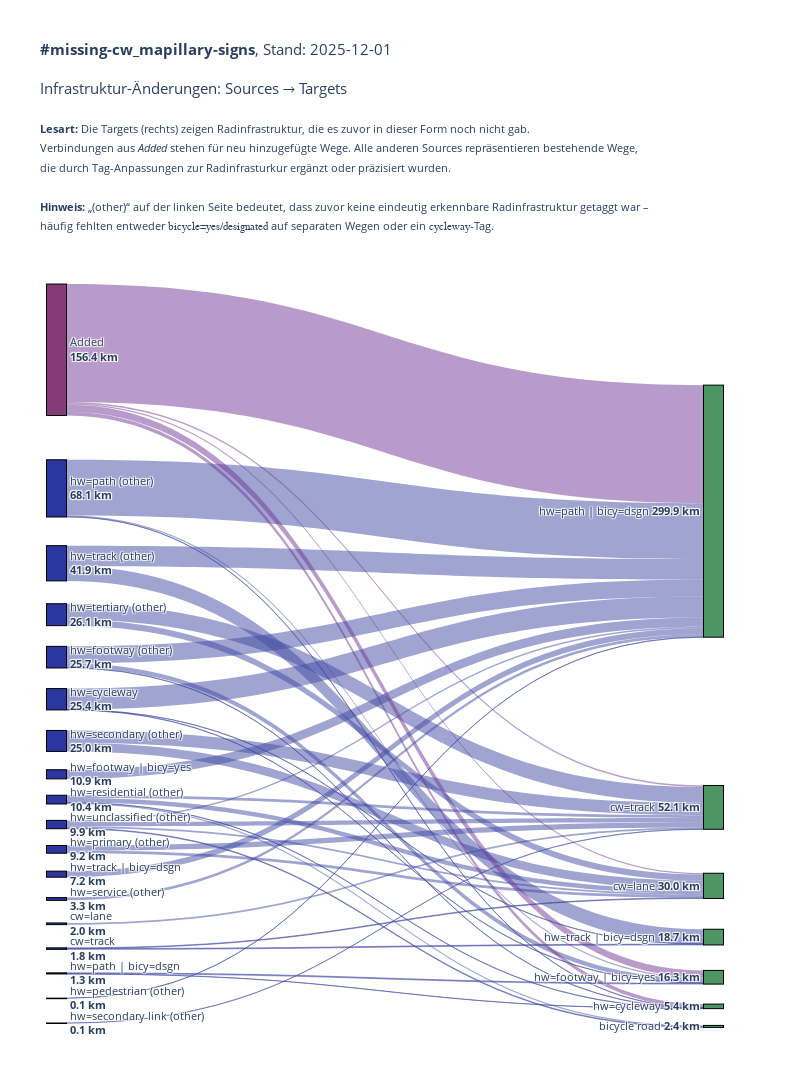

The notebook cell saved with this chart:
### Code cell
# Sankey-Diagramm mit plotly erstellen (mit differenzierten Quellen)
import plotly.graph_objects as go
import numpy as np

# Erstelle Sankey-Daten
sankey_df = get_infrastructure_analysis_sankey()

# Filtere nur positive Werte
sankey_df = sankey_df[sankey_df['value'] > 0].copy()

# Hole alle eindeutigen Sources und Targets
sources = sorted(sankey_df['source'].unique())
targets = sorted(sankey_df['target'].unique())

# Berechne Gesamtwerte für Farbcodierung und Sortierung
source_totals = sankey_df.groupby('source')['value'].sum().to_dict()
target_totals = sankey_df.groupby('target')['value'].sum().to_dict()

# Sortiere nach Gesamtwert für bessere Positionierung
sources = sorted(sources, key=lambda x: source_totals.get(x, 0), reverse=True)
targets = sorted(targets, key=lambda x: target_totals.get(x, 0), reverse=True)

# Erstelle Liste aller Knoten: Sources links, Targets rechts (auch wenn sie überlappen)
# Jeder Knoten erscheint zweimal wenn er sowohl Source als auch Target ist
all_nodes = sources + targets
# Erstelle Indizes: Sources bekommen Indizes 0..len(sources)-1, Targets bekommen len(sources)..len(sources)+len(targets)-1
source_indices_map = {source: idx for idx, source in enumerate(sources)}
target_indices_map = {target: len(sources) + idx for idx, target in enumerate(targets)}

# Erstelle source, target und value Listen für plotly
source_indices = []
target_indices = []
values = []
link_colors = []

# Farben definieren
color_added = 'rgba(114, 56, 150, 0.5)'
color_other = 'rgba(67, 75, 163, 0.5)'

for _, row in sankey_df.iterrows():
    source = row['source']
    target = row['target']
    value = row['value']
    
    # Verwende separate Indizes für Sources (links) und Targets (rechts)
    source_indices.append(source_indices_map[source])
    target_indices.append(target_indices_map[target])
    values.append(value)
    
    # Farbe basierend auf Source
    if source == 'Added':
        link_colors.append(color_added)
    else:
        link_colors.append(color_other)

# Erstelle Knoten-Farben und Labels
node_colors = []
node_labels = []
node_x = []  # X-Positionen: 0 für Sources, 1 für Targets
node_y = []  # Y-Positionen: proportional zu Werten

# Berechne Y-Positionen für Sources (proportional zu Werten)
source_total = sum(source_totals.values())
y_current = 0
source_y_positions = {}
for source in sources:
    total = source_totals.get(source, 0)
    if total > 0:
        height = total / source_total if source_total > 0 else 0
        source_y_positions[source] = y_current + height / 2
        y_current += height

# Berechne Y-Positionen für Targets (proportional zu Werten)
target_total = sum(target_totals.values())
y_current = 0
target_y_positions = {}
for target in targets:
    total = target_totals.get(target, 0)
    if total > 0:
        height = total / target_total if target_total > 0 else 0
        target_y_positions[target] = y_current + height / 2 
        y_current += height


# # Berechne Y-Positionen für Targets (proportional zu Werten) + variable Gaps
# target_total = sum(target_totals.values())

# # Parameter zum Tuning
# min_height = 0.012      # Mindest-"Höhe" pro Node (macht kleine Nodes lesbarer)
# gap_base   = 0.002      # Grundabstand zwischen Nodes
# gap_scale  = 0.020      # wie stark kleine Nodes extra Abstand bekommen

# # 1) Roh-Heights
# heights = np.array([target_totals.get(t, 0) / target_total for t in targets], dtype=float)

# # 2) Mindesthöhe erzwingen (optional, aber sehr hilfreich bei vielen kleinen Nodes)
# heights = np.maximum(heights, min_height)

# # 3) Variable Gaps: kleine Nodes bekommen mehr Abstand
# #    (wenn height klein => (h_max - h) groß => gap groß)
# h_max = heights.max() if len(heights) else 0
# gaps = gap_base + gap_scale * (h_max - heights)

# # 4) Normalisieren: Sum(heights) + Sum(gaps) muss in [0..1] passen
# total_span = heights.sum() + gaps.sum()
# heights = heights / total_span
# gaps    = gaps    / total_span

# # 5) Midpoints berechnen
# target_y_positions = {}
# y_current = 0.0
# for t, h, g in zip(targets, heights, gaps):
#     target_y_positions[t] = y_current + h / 2
#     y_current += h + g

###############################
import numpy as np

def compute_y_positions(items, totals, min_height=0.012, gap_base=0.002, gap_scale=0.020):
    total_sum = sum(totals.values())
    if total_sum == 0:
        return {item: 0.5 for item in items}

    # 1) Roh-Heights
    heights = np.array([totals.get(i, 0) / total_sum for i in items], dtype=float)

    # 2) Mindesthöhe erzwingen
    heights = np.maximum(heights, min_height)

    # 3) Variable Gaps (kleine Nodes → größerer Abstand)
    h_max = heights.max()
    gaps = gap_base + gap_scale * (h_max - heights)

    # 4) Normalisieren
    total_span = heights.sum() + gaps.sum()
    heights /= total_span
    gaps    /= total_span

    # 5) Midpoints berechnen
    y_positions = {}
    y_current = 0.0
    for item, h, g in zip(items, heights, gaps):
        y_positions[item] = y_current + h / 2
        y_current += h + g

    return y_positions

source_y_positions = compute_y_positions(
    sources,
    source_totals,
    min_height=0.024,   # Sources meist weniger → etwas größer
    gap_base=0.02,
    gap_scale=0.020
)

target_y_positions = compute_y_positions(
    targets,
    target_totals,
    min_height=0.012,
    gap_base=0.002,
    gap_scale=0.020
)



# Erstelle Knoten-Arrays: Zuerst alle Sources, dann alle Targets
# Sources (links)
for source in sources:
    node_x.append(0.05)  # Links für Sources, mit etwas Abstand zum Rand
    node_y.append(source_y_positions.get(source, 0))
    if source == 'Added':
        node_colors.append("#843b77")
    else:
        node_colors.append("#2c36a0")
    # Label mit Gesamtwert - kürzere Formatierung
    total = source_totals.get(source, 0)
    label = source.replace('_other', ' (other)').replace('bicycle=designated', '| bicy=dsgn').replace('bicycle=yes', '| bicy=yes').replace('_', ' ')
    if len(label) > 30:
        label = label[:27] + '...'
    node_labels.append(f'{label}<br><b>{total:.1f} km</b>')

# Targets (rechts)
for target in targets:
    node_x.append(0.95)  # Rechts für Targets, mit etwas Abstand zum Rand
    node_y.append(target_y_positions.get(target, 0))
    node_colors.append("#4d9663")
    total = target_totals.get(target, 0)
    label = target.replace('bicycle=designated', '| bicy=dsgn').replace('bicycle=yes', '| bicy=yes').replace('_', ' ')
    if len(label) > 30:
        label = label[:27] + '...'
    node_labels.append(f'{label} <b>{total:.1f} km</b>')

# Erstelle das Sankey-Diagramm
fig = go.Figure(data=[go.Sankey(
    arrangement='perpendicular',  # Bessere Anordnung der Links
    node=dict(
        pad=25,  # Mehr Abstand zwischen Knoten
        thickness=20,  # Dickere Knoten für bessere Lesbarkeit
        line=dict(color="black", width=1),
        label=node_labels,
        color=node_colors,
        x=node_x,
        y=node_y
    ),
    link=dict(
        source=source_indices,
        target=target_indices,
        value=values,
        color=link_colors,
        hovertemplate='<b>%{source.label}</b> → <b>%{target.label}</b><br>Wert: <b>%{value:.1f} km</b><extra></extra>'
    )
)])

print (node_y)

fig.update_layout(
    #title_text="<b>#missing-cw_mapillary-signs</b>, by 2025-12-01 <br><br> Infrastruktur-Änderungen: Sources → Targets <br>",
    title_text=(
    "<b>#missing-cw_mapillary-signs</b>, Stand: 2025-12-01<br><br>"
    "Infrastruktur-Änderungen: Sources → Targets<br><br>"
    "<span style='font-size:11px;'>"
    "<b>Lesart:</b> Die Targets (rechts) zeigen Radinfrastruktur, "
    "die es zuvor in dieser Form noch nicht gab. <br>"
    "Verbindungen aus <i>Added</i> stehen für neu hinzugefügte Wege. "
    "Alle anderen Sources repräsentieren bestehende Wege, <br>"
    "die durch Tag-Anpassungen zur Radinfrasturkur ergänzt oder präzisiert wurden.<br>"
    "<br>"
    "<b>Hinweis:</b> „(other)“ auf der linken Seite bedeutet, "
    "dass zuvor keine eindeutig erkennbare Radinfrastruktur "
    "getaggt war – <br>häufig fehlten entweder "
    "<span style='font-family:monospace;font-size:11px;'>bicycle=yes/designated</span>"
    " auf separaten Wegen oder ein "
    "<span style='font-family:monospace;font-size:11px;'>cycleway</span>"
    "-Tag.</span>"

) ,
    font_size=11,
    height=1200,
    width=800,  # Etwas breiter für bessere Darstellung
    margin=dict(l=20, r=50, t=260, b=50),  # Mehr Rand für Labels
        title=dict(
        y=0.95,
        yanchor="top"
    ),
)

fig.show()

### Figure 1 — Plotly figure (JSON) as saved in the notebook; plotly's stock layout.template omitted (floating-point values rounded to 4 significant figures)
{"data": [{"arrangement": "perpendicular", "link": {"color": ["rgba(114, 56, 150, 0.5)", "rgba(67, 75, 163, 0.5)", "rgba(67, 75, 163, 0.5)", "rgba(67, 75, 163, 0.5)", "rgba(67, 75, 163, 0.5)", "rgba(67, 75, 163, 0.5)", "rgba(67, 75, 163, 0.5)", "rgba(67, 75, 163, 0.5)", "rgba(67, 75, 163, 0.5)", "rgba(67, 75, 163, 0.5)", "rgba(114, 56, 150, 0.5)", "rgba(67, 75, 163, 0.5)", "rgba(67, 75, 163, 0.5)", "rgba(67, 75, 163, 0.5)", "rgba(67, 75, 163, 0.5)", "rgba(67, 75, 163, 0.5)", "rgba(67, 75, 163, 0.5)", "rgba(114, 56, 150, 0.5)", "rgba(67, 75, 163, 0.5)", "rgba(67, 75, 163, 0.5)", "rgba(67, 75, 163, 0.5)", "rgba(67, 75, 163, 0.5)", "rgba(67, 75, 163, 0.5)", "rgba(67, 75, 163, 0.5)", "rgba(114, 56, 150, 0.5)", "rgba(67, 75, 163, 0.5)", "rgba(114, 56, 150, 0.5)", "rgba(67, 75, 163, 0.5)", "rgba(67, 75, 163, 0.5)", "rgba(67, 75, 163, 0.5)", "rgba(67, 75, 163, 0.5)", "rgba(67, 75, 163, 0.5)", "rgba(67, 75, 163, 0.5)", "rgba(67, 75, 163, 0.5)", "rgba(67, 75, 163, 0.5)", "rgba(67, 75, 163, 0.5)", "rgba(67, 75, 163, 0.5)", "rgba(67, 75, 163, 0.5)", "rgba(67, 75, 163, 0.5)", "rgba(67, 75, 163, 0.5)"], "hovertemplate": "<b>%{source.label}</b> → <b>%{target.label}</b><br>Wert: <b>%{value:.1f} km</b><extra></extra>", "source": [0, 1, 5, 2, 4, 3, 2, 6, 7, 6, 0, 3, 11, 10, 4, 9, 8, 0, 8, 12, 10, 13, 9, 9, 0, 8, 0, 1, 15, 14, 9, 14, 8, 1, 5, 5, 15, 4, 16, 17], "target": [18, 18, 18, 18, 18, 19, 21, 19, 18, 20, 22, 20, 18, 19, 22, 19, 20, 23, 19, 18, 20, 19, 20, 18, 19, 24, 20, 22, 22, 21, 24, 20, 23, 23, 22, 21, 23, 23, 18, 19], "value": [140.5, 66.4, 25, 24.4, 20.2, 18.9, 17.5, 14.7, 10.9, 10.3, 8.3, 7.2, 7.2, 6.1, 5.3, 5.2, 5.1, 4.4, 3.4, 3.3, 3.1, 2, 2, 1.9, 1.7, 1.6, 1.5, 1.4, 1.1, 1, 0.8, 0.8, 0.3, 0.3, 0.2, 0.2, 0.2, 0.2, 0.1, 0.1]}, "node": {"color": ["#843b77", "#2c36a0", "#2c36a0", "#2c36a0", "#2c36a0", "#2c36a0", "#2c36a0", "#2c36a0", "#2c36a0", "#2c36a0", "#2c36a0", "#2c36a0", "#2c36a0", "#2c36a0", "#2c36a0", "#2c36a0", "#2c36a0", "#2c36a0", "#4d9663", "#4d9663", "#4d9663", "#4d9663", "#4d9663", "#4d9663", "#4d9663"], "label": ["Added<br><b>156.4 km</b>", "hw=path (other)<br><b>68.1 km</b>", "hw=track (other)<br><b>41.9 km</b>", "hw=tertiary (other)<br><b>26.1 km</b>", "hw=footway (other)<br><b>25.7 km</b>", "hw=cycleway<br><b>25.4 km</b>", "hw=secondary (other)<br><b>25.0 km</b>", "hw=footway | bicy=yes<br><b>10.9 km</b>", "hw=residential (other)<br><b>10.4 km</b>", "hw=unclassified (other)<br><b>9.9 km</b>", "hw=primary (other)<br><b>9.2 km</b>", "hw=track | bicy=dsgn<br><b>7.2 km</b>", "hw=service (other)<br><b>3.3 km</b>", "cw=lane<br><b>2.0 km</b>", "cw=track<br><b>1.8 km</b>", "hw=path | bicy=dsgn<br><b>1.3 km</b>", "hw=pedestrian (other)<br><b>0.1 km</b>", "hw=secondary link (other)<br><b>0.1 km</b>", "hw=path | bicy=dsgn <b>299.9 km</b>", "cw=track <b>52.1 km</b>", "cw=lane <b>30.0 km</b>", "hw=track | bicy=dsgn <b>18.7 km</b>", "hw=footway | bicy=yes <b>16.3 km</b>", "hw=cycleway <b>5.4 km</b>", "bicycle road <b>2.4 km</b>"], "line": {"color": "black", "width": 1}, "pad": 25, "thickness": 20, "x": [0.05, 0.05, 0.05, 0.05, 0.05, 0.05, 0.05, 0.05, 0.05, 0.05, 0.05, 0.05, 0.05, 0.05, 0.05, 0.05, 0.05, 0.05, 0.95, 0.95, 0.95, 0.95, 0.95, 0.95, 0.95], "y": [0.1148, 0.292, 0.3878, 0.4536, 0.5079, 0.5617, 0.615, 0.6577, 0.6901, 0.7219, 0.7537, 0.7854, 0.8171, 0.8488, 0.8806, 0.9123, 0.944, 0.9758, 0.3212, 0.7, 0.8003, 0.8659, 0.9172, 0.9544, 0.9801]}, "type": "sankey"}], "layout": {"font": {"size": 11}, "height": 1200, "margin": {"b": 50, "l": 20, "r": 50, "t": 260}, "title": {"text": "<b>#missing-cw_mapillary-signs</b>, Stand: 2025-12-01<br><br>Infrastruktur-Änderungen: Sources → Targets<br><br><span style='font-size:11px;'><b>Lesart:</b> Die Targets (rechts) zeigen Radinfrastruktur, die es zuvor in dieser Form noch nicht gab. <br>Verbindungen aus <i>Added</i> stehen für neu hinzugefügte Wege. Alle anderen Sources repräsentieren bestehende Wege, <br>die durch Tag-Anpassungen zur Radinfrasturkur ergänzt oder präzisiert wurden.<br><br><b>Hinweis:</b> „(other)“ auf der linken Seite bedeutet, dass zuvor keine eindeutig erkennbare Radinfrastruktur getaggt war – <br>häufig fehlten entweder <span style='font-family:monospace;font-size:11px;'>bicycle=yes/designated</span> auf separaten Wegen oder ein <span style='font-family:monospace;font-size:11px;'>cycleway</span>-Tag.</span>", "y": 0.95, "yanchor": "top"}, "width": 800}}
